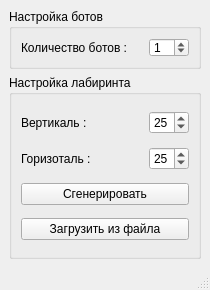
<?xml version="1.0" encoding="UTF-8"?>
<ui version="4.0">
 <class>SetupWindow</class>
 <widget class="QMainWindow" name="SetupWindow">
  <property name="geometry">
   <rect>
    <x>0</x>
    <y>0</y>
    <width>210</width>
    <height>290</height>
   </rect>
  </property>
  <property name="maximumSize">
   <size>
    <width>210</width>
    <height>290</height>
   </size>
  </property>
  <property name="windowTitle">
   <string>Настройка</string>
  </property>
  <widget class="QWidget" name="centralwidget">
   <layout class="QVBoxLayout" name="verticalLayout">
    <item>
     <widget class="QGroupBox" name="BotSetupBox">
      <property name="maximumSize">
       <size>
        <width>16777215</width>
        <height>60</height>
       </size>
      </property>
      <property name="font">
       <font>
        <weight>50</weight>
        <italic>false</italic>
        <bold>false</bold>
        <strikeout>false</strikeout>
       </font>
      </property>
      <property name="title">
       <string>Настройка ботов</string>
      </property>
      <property name="flat">
       <bool>true</bool>
      </property>
      <layout class="QHBoxLayout" name="horizontalLayout">
       <item>
        <widget class="QLabel" name="BotNumberLabel">
         <property name="text">
          <string>Количество ботов :</string>
         </property>
        </widget>
       </item>
       <item>
        <widget class="QSpinBox" name="BotNumberSpinBox">
         <property name="maximumSize">
          <size>
           <width>40</width>
           <height>16777215</height>
          </size>
         </property>
         <property name="value">
          <number>1</number>
         </property>
        </widget>
       </item>
      </layout>
     </widget>
    </item>
    <item>
     <widget class="QGroupBox" name="MazeSetupBox">
      <property name="title">
       <string>Настройка лабиринта</string>
      </property>
      <property name="flat">
       <bool>true</bool>
      </property>
      <layout class="QVBoxLayout" name="verticalLayout_2">
       <item>
        <layout class="QHBoxLayout" name="horizontalLayout_2">
         <property name="sizeConstraint">
          <enum>QLayout::SetMaximumSize</enum>
         </property>
         <item>
          <widget class="QLabel" name="MazeHeightLabel">
           <property name="maximumSize">
            <size>
             <width>16777215</width>
             <height>30</height>
            </size>
           </property>
           <property name="text">
            <string>Вертикаль : </string>
           </property>
          </widget>
         </item>
         <item>
          <widget class="QSpinBox" name="MazeHeightSpinBox">
           <property name="maximumSize">
            <size>
             <width>40</width>
             <height>16777215</height>
            </size>
           </property>
           <property name="alignment">
            <set>Qt::AlignLeading|Qt::AlignLeft|Qt::AlignVCenter</set>
           </property>
           <property name="specialValueText">
            <string/>
           </property>
           <property name="suffix">
            <string/>
           </property>
           <property name="value">
            <number>25</number>
           </property>
          </widget>
         </item>
        </layout>
       </item>
       <item>
        <layout class="QHBoxLayout" name="horizontalLayout_3">
         <property name="sizeConstraint">
          <enum>QLayout::SetMaximumSize</enum>
         </property>
         <item>
          <widget class="QLabel" name="MazeWidthLabel">
           <property name="maximumSize">
            <size>
             <width>16777215</width>
             <height>30</height>
            </size>
           </property>
           <property name="text">
            <string>Горизоталь :</string>
           </property>
          </widget>
         </item>
         <item>
          <widget class="QSpinBox" name="MazeWidthSpinBox">
           <property name="maximumSize">
            <size>
             <width>40</width>
             <height>16777215</height>
            </size>
           </property>
           <property name="value">
            <number>25</number>
           </property>
          </widget>
         </item>
        </layout>
       </item>
       <item>
        <widget class="QPushButton" name="GenerateBtn">
         <property name="text">
          <string>Сгенерировать</string>
         </property>
        </widget>
       </item>
       <item>
        <widget class="QPushButton" name="LoadFromFileBtn">
         <property name="text">
          <string>Загрузить из файла</string>
         </property>
        </widget>
       </item>
      </layout>
     </widget>
    </item>
   </layout>
  </widget>
  <widget class="QStatusBar" name="statusbar"/>
 </widget>
 <resources/>
 <connections/>
</ui>
